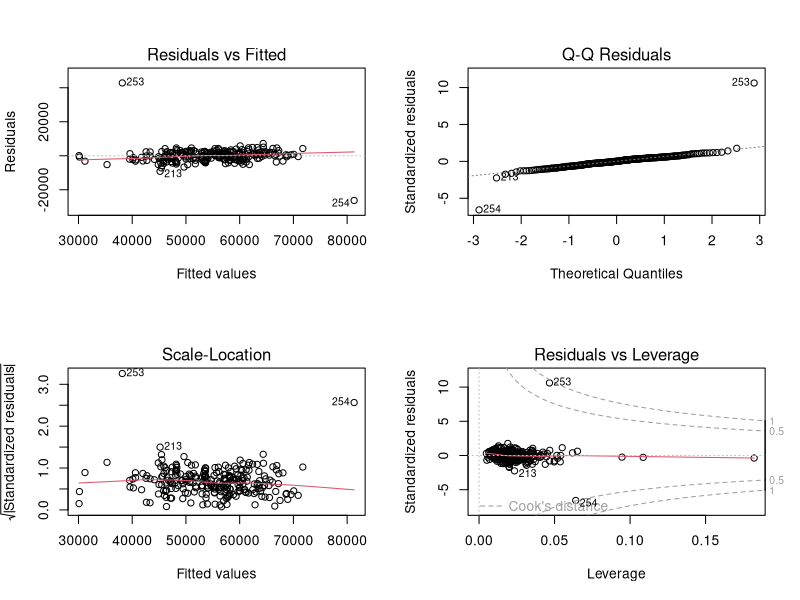
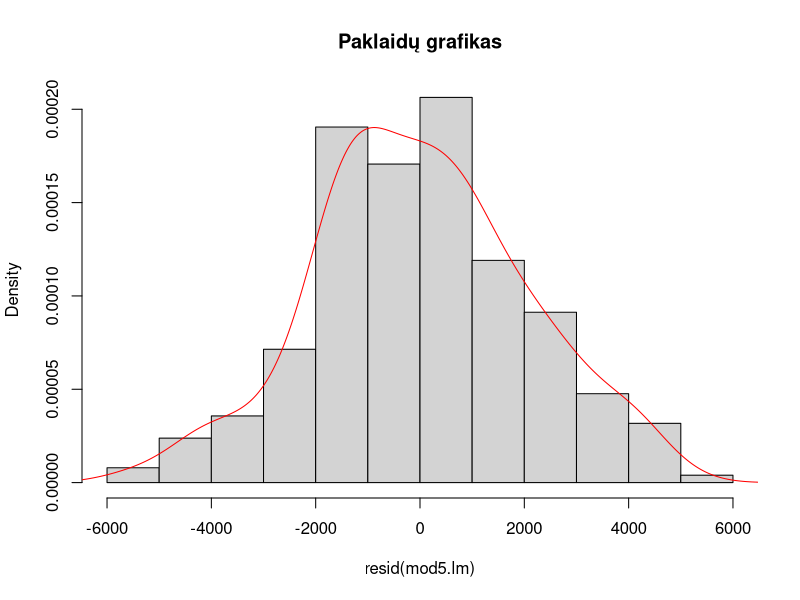

Recreate these plots in R, in order.
## ---- chunk 1
library(car)
library(knitr)
setwd("C:/Users/Vartotojas/Desktop/Econometrics/task4")
duom <- read.csv2("data.csv")
attach(duom)
str(duom)
kable(head(duom), digits = 2)
## ---- chunk 2
mod1.lm <- lm(kaina ~ plotas + aukstas + garsoIzoliacija + silumosLaidumas + atstumasIkiPrekybosCentro, data = duom)  # pradinis nepakeistas modelis
par(mfrow=c(2,2))
plot(mod1.lm)
## ---- chunk 3
outlierTest(mod1.lm)
duom1 <- duom[-c(253, 254),]  # išskirtis pašaliname
## ---- chunk 4
cor(duom1) # iš koreliacijų maatricos matosi, kad šilumos laidumas ir garso izoliacija yra stipriai koreliuoti (koeficientas net 0.95)
vif(mod1.lm) # šilumos laidumo ir garso izoliacijos VIF'ai taip pat yra dideli (>10)
## ---- chunk 5
duom2 <- duom1[,-4]
## ---- chunk 6
mod2.lm <- lm(kaina ~ plotas + aukstas + silumosLaidumas + atstumasIkiPrekybosCentro, data = duom2)
kable(summary(mod2.lm)$coef,digits=2)
## ---- chunk 7
mod3.lm <- lm(kaina ~ plotas + aukstas + silumosLaidumas, data = duom2)
kable(summary(mod3.lm)$coef,digits=2)
## ---- chunk 8
ncvTest(mod3.lm) # p = 0.07 > 0.05, vadinasi modelis homoskedastiškas
vif(mod3.lm)     # VIF maži - viskas gerai
## ---- chunk 9
aukstaszym <- factor(duom2$aukstas)
is.factor(aukstaszym)
aukstaszym
mod4.lm <- lm(kaina ~ plotas + aukstaszym + silumosLaidumas, data = duom2)
kable(summary(mod4.lm)$coef,digits=2) 
## ---- chunk 10
aukstaslik = as.numeric(duom2$aukstas!=1)
aukstaslik  # reikšmė 0, kai pirmas aukštas
mod5.lm <- lm(kaina ~ plotas + aukstaslik + silumosLaidumas, data = duom2)
kable(summary(mod5.lm)$coef,digits=2) # visi kintamieji reikšmingi

AIC(mod1.lm)
AIC(mod2.lm)
AIC(mod3.lm)
AIC(mod4.lm)
AIC(mod5.lm) # pagal AIC paskutinis modelis yra tiksliausias

ncvTest(mod5.lm) # p = 0.79 > 0.05, vadinasi modelis homoskedastiškas
vif(mod5.lm)     # VIF maži - viskas gerai
## ---- chunk 11
par(mfrow=c(1,1))
hist(resid(mod5.lm), probability = TRUE, main = "Paklaidų grafikas")  # paklaidų grafikas panašus į normalųjį
lines(density(resid(mod5.lm)), col = "red")
res <- as.vector(mod5.lm$residuals)
shapiro.test(res)  # p-value = 0.3798 > 0.05, vadinasi liekanos normalios

kable(summary(mod5.lm)$coef,digits=2)

